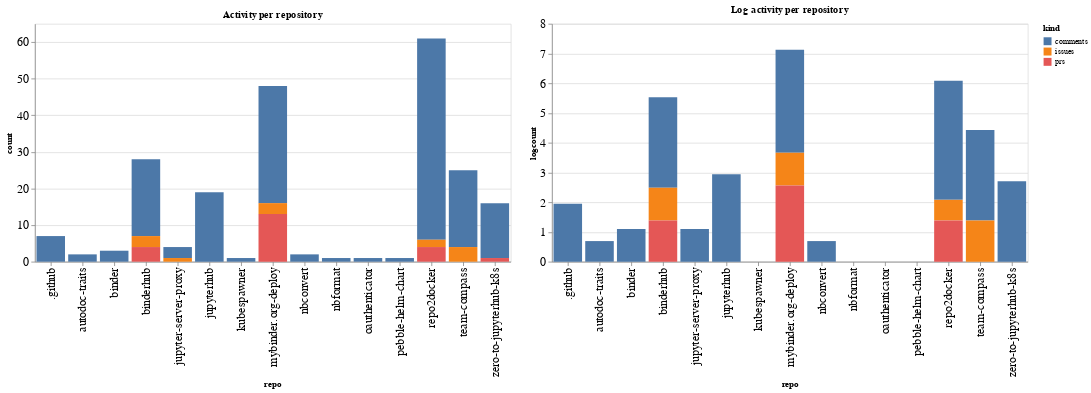

Notebook code for this chart:
### Code cell
ch1 = alt.Chart(repo_summaries, width=600, title="Activity per repository").mark_bar().encode(
    x='repo',
    y='count',
    color='kind',
    tooltip="kind"
)

ch2 = alt.Chart(repo_summaries, width=600, title="Log activity per repository").mark_bar().encode(
    x='repo',
    y='logcount',
    color='kind',
    tooltip="kind"
)

ch1 | ch2

### Figure 1 — Vega-Lite specification as saved in the notebook (floating-point values rounded to 4 significant figures)
{"config": {"axisLeft": {"labelFontSize": 15}, "axisBottom": {"labelFontSize": 15}}, "hconcat": [{"mark": "bar", "encoding": {"color": {"type": "nominal", "field": "kind"}, "tooltip": {"type": "nominal", "field": "kind"}, "x": {"type": "nominal", "field": "repo"}, "y": {"type": "quantitative", "field": "count"}}, "title": "Activity per repository", "width": 600}, {"mark": "bar", "encoding": {"color": {"type": "nominal", "field": "kind"}, "tooltip": {"type": "nominal", "field": "kind"}, "x": {"type": "nominal", "field": "repo"}, "y": {"type": "quantitative", "field": "logcount"}}, "title": "Log activity per repository", "width": 600}], "data": {"name": "data-77cf42b24237f4f7e9f91001ca8cccea"}, "$schema": "https://vega.github.io/schema/vega-lite/v4.8.1.json", "datasets": {"data-77cf42b24237f4f7e9f91001ca8cccea": [{"repo": ".github", "kind": "comments", "count": 7, "logcount": 1.946}, {"repo": "autodoc-traits", "kind": "comments", "count": 2, "logcount": 0.6931}, {"repo": "binder", "kind": "comments", "count": 3, "logcount": 1.099}, {"repo": "binderhub", "kind": "comments", "count": 21, "logcount": 3.045}, {"repo": "binderhub", "kind": "issues", "count": 3, "logcount": 1.099}, {"repo": "binderhub", "kind": "prs", "count": 4, "logcount": 1.386}, {"repo": "jupyter-server-proxy", "kind": "comments", "count": 3, "logcount": 1.099}, {"repo": "jupyter-server-proxy", "kind": "issues", "count": 1, "logcount": 0.0}, {"repo": "jupyterhub", "kind": "comments", "count": 19, "logcount": 2.944}, {"repo": "kubespawner", "kind": "comments", "count": 1, "logcount": 0.0}, {"repo": "mybinder.org-deploy", "kind": "comments", "count": 32, "logcount": 3.466}, {"repo": "mybinder.org-deploy", "kind": "issues", "count": 3, "logcount": 1.099}, {"repo": "mybinder.org-deploy", "kind": "prs", "count": 13, "logcount": 2.565}, {"repo": "nbconvert", "kind": "comments", "count": 2, "logcount": 0.6931}, {"repo": "nbformat", "kind": "comments", "count": 1, "logcount": 0.0}, {"repo": "oauthenticator", "kind": "comments", "count": 1, "logcount": 0.0}, {"repo": "pebble-helm-chart", "kind": "comments", "count": 1, "logcount": 0.0}, {"repo": "repo2docker", "kind": "comments", "count": 55, "logcount": 4.007}, {"repo": "repo2docker", "kind": "issues", "count": 2, "logcount": 0.6931}, {"repo": "repo2docker", "kind": "prs", "count": 4, "logcount": 1.386}, {"repo": "team-compass", "kind": "comments", "count": 21, "logcount": 3.045}, {"repo": "team-compass", "kind": "issues", "count": 4, "logcount": 1.386}, {"repo": "zero-to-jupyterhub-k8s", "kind": "comments", "count": 15, "logcount": 2.708}, {"repo": "zero-to-jupyterhub-k8s", "kind": "prs", "count": 1, "logcount": 0.0}]}}
